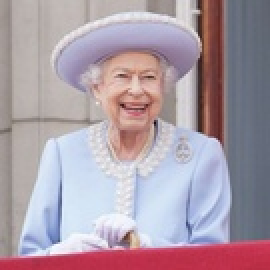
%> input picture IVP_Assignment_4/queen.jpg, 135 x 135 px, shrunk from 608 x 608 before the run (shown 2 times larger)
$ octave secondbonus.m   (GNU Octave 9; MATLAB toolbox functions it lacks are replaced by stand-ins)
%> lines starting %> are read from the running program, lines starting %| are printed output that depends on the picture
image = im2double(imread('queen.jpg'));
labImage = rgb2lab(image);
%> labImage: size 135x135x3 double; mean of channels 1, 2, 3 66.3, 8.4, -2.3
numColors = 32;
pixels = reshape(labImage, [], 3);
[~, centroids] = kmeans(pixels, numColors);
%> centroids = 32 rows, first 12: [43.75 56.57 18.47; 78.23 3.27 -3.45; 58.96 18.83 13.28; 20.39 10.69 6.8; 59.44 2.72 3.28; 47.69 0.798 -9.4; 92.72 1.19 -4.33; 56.33 10.09 2.66; 76.38 5.64 -12.6; 65.43 5.46 -24.96; 68.45 5.52 -5.81; 88.96 -1.17 -10.54]
[~, labels] = pdist2(centroids, pixels, 'seuclidean', 'Smallest',1);
q_lab_img = reshape(centroids(labels, :), size(labImage));
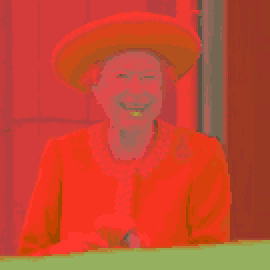
%> q_lab_img: size 135x135x3 double (shown 2 times larger); mean R, G, B 66.3, 8.4, -2.3; drawn with min black and max white
quantized_img = lab2rgb(q_lab_img);
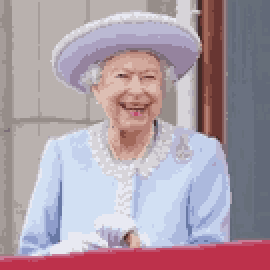
%> quantized_img: size 135x135x3 double (shown 2 times larger); mean R, G, B 0.675, 0.612, 0.655
L = q_lab_img(:, :, 1);
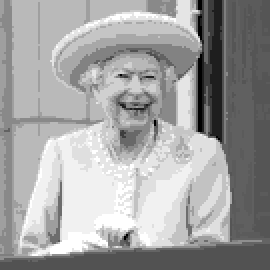
%> L: size 135x135 double (shown 2 times larger); min 20.39, max 92.72, mean 66.3; drawn with min black and max white
% normalize
L = (L - min(L(:))) / (max(L(:)) - min(L(:)));
% grayscale
grayscaleImage = repmat(L, [1, 1, 3]);

figure;
subplot(1, 3, 1);
imshow(image);
title('Original Image');
subplot(1, 3, 2);
imshow(quantized_img);
title('Quantized Color Image');
subplot(1, 3, 3);
imshow(grayscaleImage, []);
title('Grayscale Image (Perceptual LUT)');
saveas(gcf, 'improved_color_quantization.jpg')

$ run again, with IVP_Assignment_4/happy.jpg copied over IVP_Assignment_4/queen.jpg
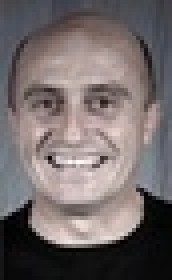
%> input picture IVP_Assignment_4/happy.jpg, 43 x 70 px, shrunk from 193 x 316 before the run (shown 4 times larger)
%> labImage: size 70x43x3 double; mean of channels 1, 2, 3 44.6, 3.4, 1.1
%> centroids = 32 rows, first 12: [43.17 5.55 3.89; 93.32 3.65 2.48; 80.05 5.63 3.56; 5.23 0.184 -0.0732; 33.8 5.4 3.75; 54.36 2.75 0.441; 24.91 4.55 0.505; 70.55 8.25 3.64; 61.54 5.57 3.94; 36.7 1.22 -4.91; 67.65 5.81 4.55; 73.27 5.5 3.91]
%> labels = 3010 values, max 32 at index 315, min 1 at index 239, mean 17.52
%> `q_lab_img = reshape(centroids(labels, :), size(labImage));`:
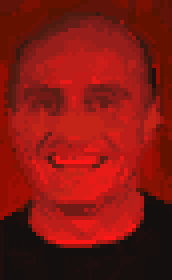
%> q_lab_img: size 70x43x3 double (shown 4 times larger); mean R, G, B 44.7, 3.4, 1.1; drawn with min black and max white
%> `L = q_lab_img(:, :, 1);`:
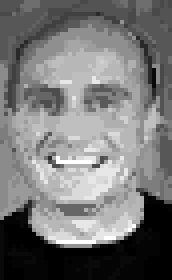
%> L: size 70x43 double (shown 4 times larger); min 1.76, max 93.32, mean 44.7; drawn with min black and max white
